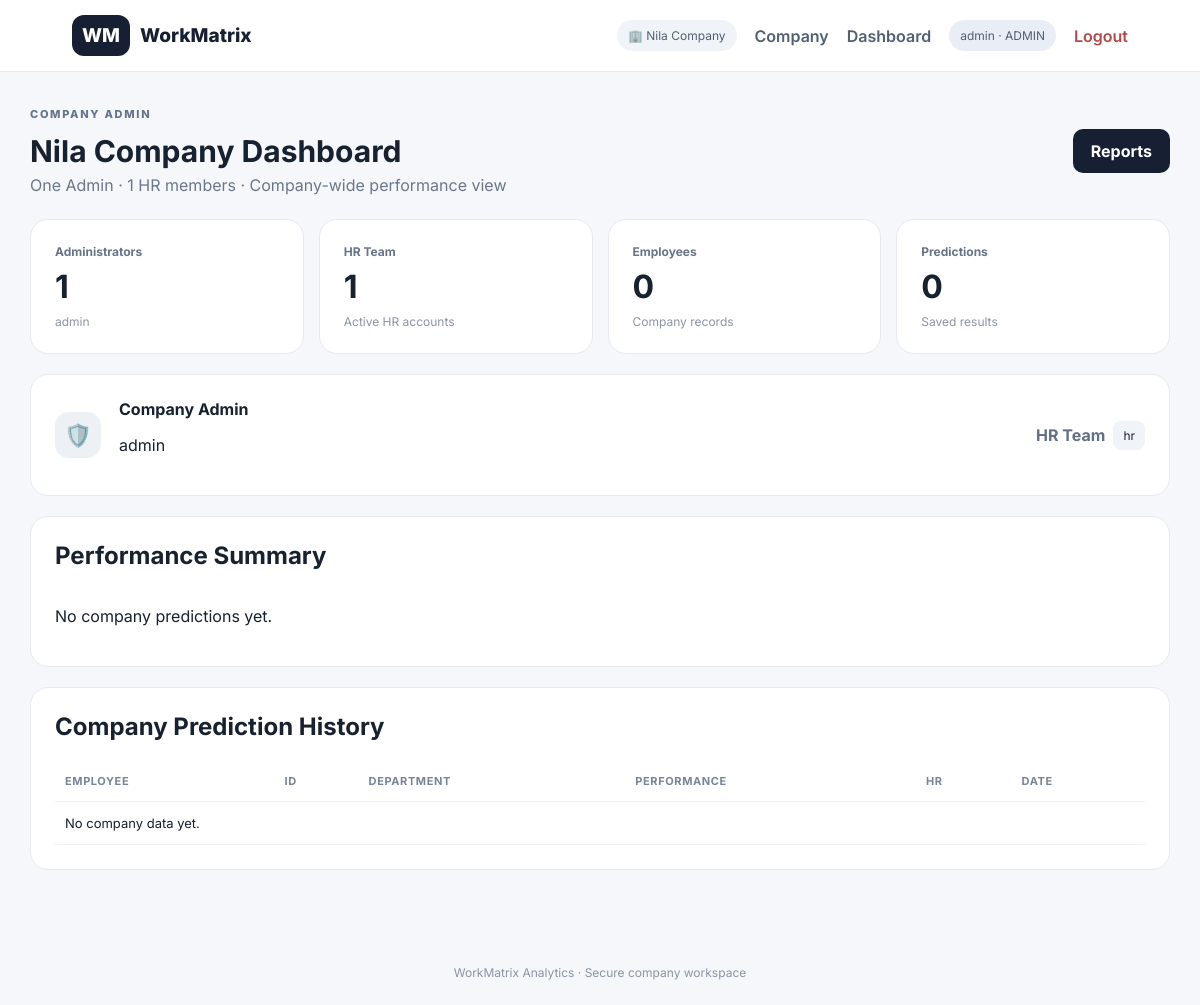
The page /admin (signed in) on the database its author committed.
### tables this page shows
CREATE TABLE companies(
        id INTEGER PRIMARY KEY AUTOINCREMENT,
        name TEXT UNIQUE NOT NULL,
        created_at TEXT NOT NULL);

CREATE TABLE users(
        id INTEGER PRIMARY KEY AUTOINCREMENT,
        username TEXT UNIQUE, password TEXT, role TEXT, company_id INTEGER);

### app.py (the view)
@app.route("/admin")
@required("admin")
def admin_dashboard():
    c = db(); cid = session["company_id"]
    total_e = execute(c, "SELECT COUNT(*) n FROM employees WHERE company_id=?", (cid,)).fetchone()["n"]
    total_p = execute(c, "SELECT COUNT(*) n FROM predictions WHERE company_id=?", (cid,)).fetchone()["n"]
    total_hr = execute(c, "SELECT COUNT(*) n FROM users WHERE company_id=? AND role='hr'", (cid,)).fetchone()["n"]
    admin_name = execute(c, "SELECT username FROM users WHERE company_id=? AND role='admin'", (cid,)).fetchone()
    rows = execute(c, """SELECT p.*,e.name,e.department,e.job_role FROM predictions p
                      LEFT JOIN employees e ON e.employee_id=p.employee_id AND e.company_id=p.company_id
                      WHERE p.company_id=? ORDER BY p.id DESC""", (cid,)).fetchall()
    hrs = execute(c, "SELECT username FROM users WHERE company_id=? AND role='hr' ORDER BY username", (cid,)).fetchall()
    summary = execute(c, "SELECT prediction,COUNT(*) count FROM predictions WHERE company_id=? GROUP BY prediction", (cid,)).fetchall()
    c.close()
    return render_template("admin_dashboard.html", total_employees=total_e, total_predictions=total_p,
                           total_hr=total_hr, predictions=rows, summary=summary, hrs=hrs,
                           admin_name=admin_name["username"] if admin_name else "-")

### app.py (called while the page is built)
def is_postgres():
    return bool(os.environ.get("DATABASE_URL"))

def execute(c, query, params=()):
    if is_postgres():
        return c.execute(query.replace("?", "%s"), params)
    return c.execute(query, params)

def db():
    if is_postgres():
        conn = psycopg2.connect(os.environ["DATABASE_URL"], sslmode="require")
        conn.cursor_factory = RealDictCursor
        return conn
    c = sqlite3.connect(DB, timeout=30, check_same_thread=False)
    c.row_factory = sqlite3.Row
    c.execute("PRAGMA busy_timeout=30000")
    c.execute("PRAGMA journal_mode=WAL")
    c.execute("PRAGMA synchronous=NORMAL")
    return c

def required(role=None):
    def deco(fn):
        @wraps(fn)
        def wrapper(*a, **kw):
            if "user_id" not in session:
                return redirect(url_for("login"))
            if role and session.get("role") != role:
                flash("Access denied.", "error")
                return redirect(url_for("dashboard"))
            return fn(*a, **kw)
        return wrapper
    return deco

def current_user():
    c = db()
    u = c.execute("""SELECT u.*,c.name company_name FROM users u
                   JOIN companies c ON c.id=u.company_id WHERE u.id=?""",
                  (session["user_id"],)).fetchone()
    c.close()
    return u

@app.context_processor
def inject_global():
    return {"current_user_obj": current_user() if "user_id" in session else None}

### templates/admin_dashboard.html
{% extends "base.html" %}{% block content %}<header class="page-head"><div><div class="eyebrow">COMPANY ADMIN</div><h1>{{current_user_obj.company_name}} Dashboard</h1><p>One Admin · {{total_hr}} HR members · Company-wide performance view</p></div><a class="button" href="{{url_for('report')}}">Reports</a></header><div class="cards"><div><b>Administrators</b><strong>1</strong><small>{{admin_name}}</small></div><div><b>HR Team</b><strong>{{total_hr}}</strong><small>Active HR accounts</small></div><div><b>Employees</b><strong>{{total_employees}}</strong><small>Company records</small></div><div><b>Predictions</b><strong>{{total_predictions}}</strong><small>Saved results</small></div></div><section class="profile-strip"><div class="avatar">🛡️</div><div><b>Company Admin</b><p>{{admin_name}}</p></div><div class="team-list"><span>HR Team</span>{% for h in hrs %}<em>{{h.username}}</em>{% else %}<em>No HR accounts</em>{% endfor %}</div></section><section><h2>Performance Summary</h2><div class="summary">{% for s in summary %}<div><span>{{s.prediction}}</span><b>{{s.count}}</b></div>{% else %}<p>No company predictions yet.</p>{% endfor %}</div></section><section><h2>Company Prediction History</h2><table><tr><th>Employee</th><th>ID</th><th>Department</th><th>Performance</th><th>HR</th><th>Date</th></tr>{% for p in predictions %}<tr><td>{{p.name or "-"}}</td><td>{{p.employee_id}}</td><td>{{p.department or "-"}}</td><td><span class="badge">{{p.prediction}}</span></td><td>{{p.created_by}}</td><td>{{p.created_at}}</td></tr>{% else %}<tr><td colspan="6">No company data yet.</td></tr>{% endfor %}</table></section>{% endblock %}

### templates/base.html (shortened to what this page needs)
<!doctype html><html lang="en"><head><link rel="stylesheet" href="{{url_for('static',filename='style.css')}}"></head><body>
<nav><a class="brand" href="{{url_for('home')}}"><span>WM</span> WorkMatrix</a>{% if session.get('user_id') %}<div class="nav-right"><span class="company-pill">🏢 {{current_user_obj.company_name}}</span><a href="{{url_for('company_profile')}}">Company</a><a href="{{url_for('dashboard')}}">Dashboard</a><span class="user-pill">{{session.user}} · {{session.role|upper}}</span><a class="logout" href="{{url_for('logout')}}">Logout</a></div>{% else %}<div class="nav-right"><a href="{{url_for('login')}}">Login</a><a class="nav-cta" href="{{url_for('signup')}}">Sign Up</a></div>{% endif %}</nav>
<main>{% block content %}{% endblock %}</main><footer>WorkMatrix Analytics · Secure company workspace</footer></body></html>

### static/style.css (style rules this page uses)
* { box-sizing:border-box }
body { margin:0;font-family:Inter,system-ui,sans-serif;background:#f5f7fb;color:#18212f }
nav { height:72px;background:#fff;border-bottom:1px solid #e6eaf0;display:flex;align-items:center;justify-content:space-between;padding:0 6%;position:sticky;top:0;z-index:5 }
.brand { font-weight:800;color:#172033;text-decoration:none;font-size:19px;display:flex;gap:10px;align-items:center }
.brand span,.auth-brand { background:#172033;color:#fff;border-radius:12px;padding:9px 10px;font-weight:800 }
.nav-right { display:flex;gap:18px;align-items:center }
.nav-right a { color:#536074;text-decoration:none;font-weight:600 }
.nav-cta,.button { background:#172033!important;color:white!important;border-radius:10px;padding:12px 18px;text-decoration:none;border:0;font-weight:700;display:inline-block }
.logout { color:#b24a4a!important }
.company-pill,.user-pill { font-size:12px;background:#f0f3f7;padding:8px 11px;border-radius:999px;color:#526074 }
.user-pill { background:#e9edf5 }
main { max-width:1180px;margin:auto;padding:35px 20px 70px }
.eyebrow { font-size:11px;font-weight:800;letter-spacing:1.7px;color:#65758b;margin-bottom:12px }
.feature-grid article,.cards>div,.profile-strip,.formbox,.people-panel,.person-card,section { background:#fff;border:1px solid #e6eaf0;border-radius:18px;padding:24px }
.page-head,header { display:flex;justify-content:space-between;gap:20px;align-items:center;margin-bottom:24px }
.page-head h1,header h1 { margin:0 0 6px;font-size:30px }
.page-head p,header p { margin:0;color:#6b7788 }
.cards { display:grid;grid-template-columns:repeat(4,1fr);gap:15px;margin:20px 0 }
.cards>div { min-height:125px }
.cards b,.cards small { display:block;color:#687588;font-size:12px }
.cards strong { font-size:32px;display:block;margin:8px 0 }
.cards small { color:#8a95a5 }
.profile-strip { display:flex;align-items:center;gap:18px;margin:18px 0 }
.avatar { width:46px;height:46px;border-radius:14px;background:#edf1f6;display:grid;place-items:center;font-size:22px;flex:none }
.team-list { margin-left:auto;display:flex;gap:8px;flex-wrap:wrap;align-items:center }
.team-list span { font-weight:700;color:#637083 }
.team-list em { font-style:normal;background:#f0f3f7;padding:7px 10px;border-radius:8px;font-size:12px }
.summary { display:flex;gap:10px;flex-wrap:wrap }
section { margin-top:20px }
section h2 { margin-top:0 }
table { width:100%;border-collapse:collapse;font-size:13px }
th,td { text-align:left;padding:13px 10px;border-bottom:1px solid #edf0f4 }
th { font-size:11px;text-transform:uppercase;letter-spacing:.6px;color:#788598 }
footer { text-align:center;color:#8a95a5;padding:25px;font-size:12px }

### rows shown on the page
companies: company_name "Nila Company"
users: username "admin"
users: username "hr"

### other values the page prints
{{ session.user }} "admin"
{{ session.role|upper }} "ADMIN"
{{ total_hr }} "1"
{{ total_employees }} "0"
{{ total_predictions }} "0"
